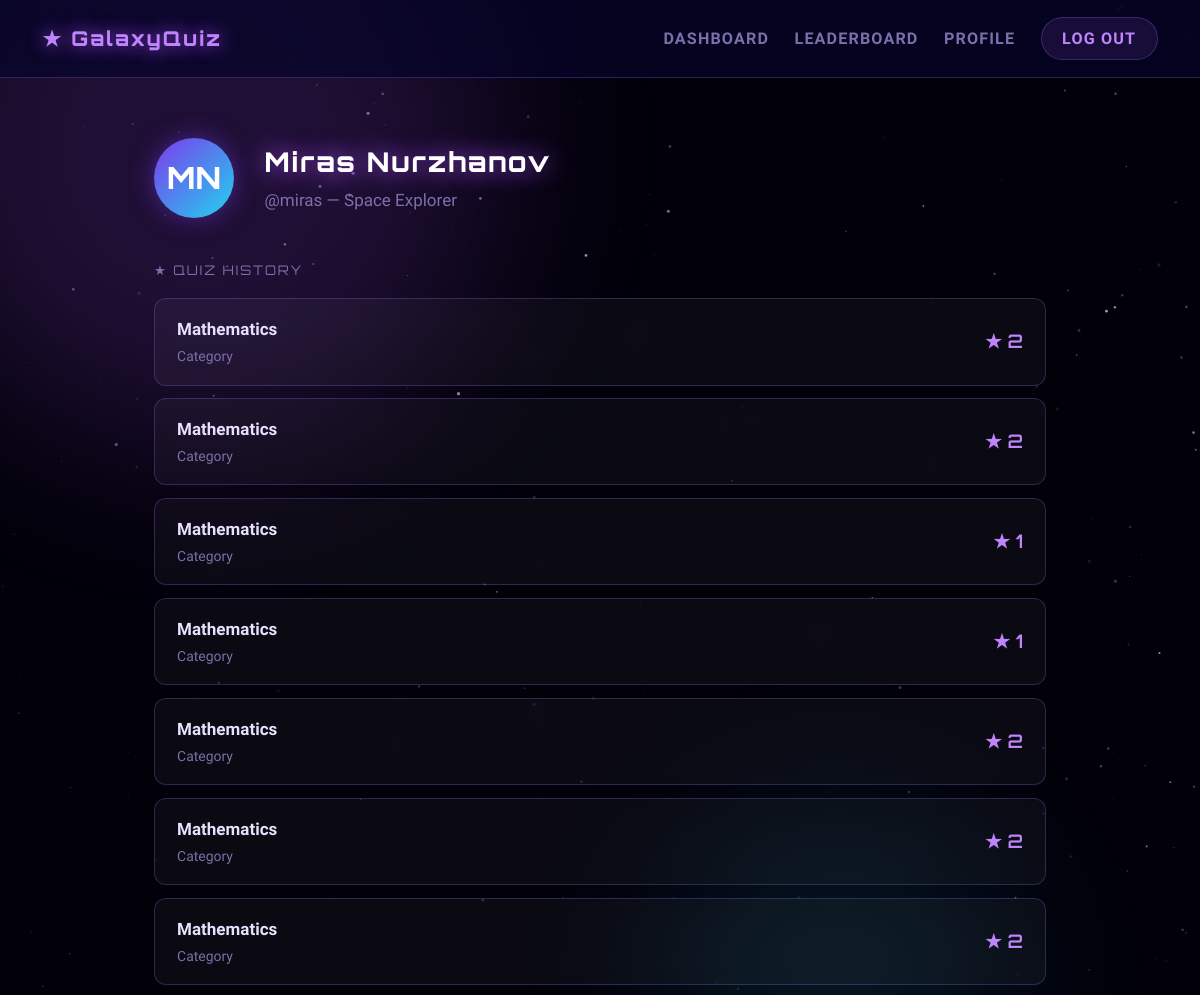
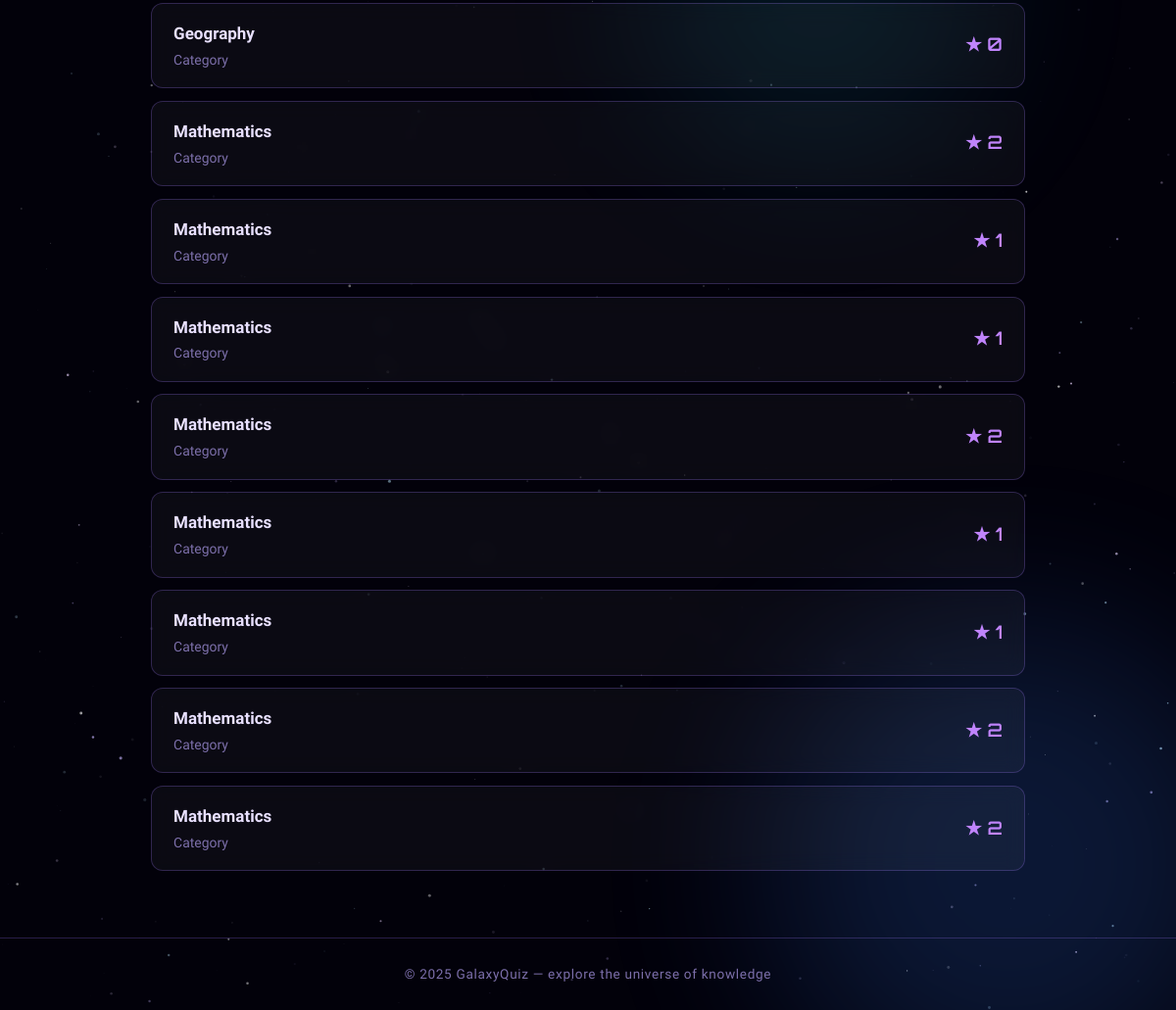
The page /kahoot/profile/ (signed in) on the database its author committed (2 pictures, top to bottom).
### kahoot/models.py (models this page shows, shortened)
class Score(models.Model):
    user = models.ForeignKey(User , on_delete=models.CASCADE , related_name = "scores")
    category = models.ForeignKey(Category , on_delete=models.CASCADE , related_name = "scores")
    score = models.IntegerField()

class Category(models.Model):
    name = models.CharField(max_length=200)

### kahoot/views.py (the view)
# urls.py: path("profile/" , views.profile_page , name="profile_page"),
def profile_page(request):
    user = request.user
    scores = Score.objects.filter(user=user)
    return render(request, "kahoot/profile.html", {
        "user": user,
        "scores": scores
    })

### kahoot/templates/kahoot/profile.html (shortened to what this page needs)
{% extends "kahoot/layout.html" %}
{% block body %}
<div class="profile-header">
  <div class="avatar">{{ user.first_name|slice:":1"|upper }}{{ user.last_name|slice:":1"|upper }}</div>
  <div class="profile-info">
    <h1>{{ user.first_name }} {{ user.last_name }}</h1>
    <p>@{{ user.username }} &mdash; Space Explorer</p>
  </div>
</div>
<p class="section-title">&#9733; Quiz History</p>
<div class="history-list">
  {% if scores %}
    {% for score in scores %}
    <div class="history-item" style="animation-delay: {{ forloop.counter0 }}00ms">
      <div class="hist-cat">
        {{ score.category.name }}
        <span>Category</span>
      </div>
      <div class="hist-score">&#9733; {{ score.score }}</div>
    </div>
    {% endfor %}
  {% else %}
    <div class="empty-state">
      <span class="empty-icon">&#128202;</span>
      <p>No quizzes completed yet.</p>
      <a href="{% url 'kahoot:dashboard' %}" class="btn btn-primary" style="margin-top:1rem; display:inline-flex;">&#9654; Start a Quiz</a>
    </div>
  {% endif %}
</div>
{% endblock %}

### kahoot/templates/kahoot/layout.html (style rules this page uses)
*, *::before, *::after { box-sizing: border-box; margin: 0; padding: 0; }
:root { --bg-deep: #02010a; --bg-mid: #07052a; --bg-card: rgba(255,255,255,0.04); --border: rgba(160,120,255,0.25); --glow-purple:#a855f7; --glow-blue: #3b82f6; --glow-cyan: #22d3ee; --accent: #c084fc; --text-main: #e8e0ff; --text-dim: #7c6faa; --font-head: 'Orbitron', sans-serif; --font-body: 'Rajdhani', sans-serif; }
html, body { min-height: 100%; background: var(--bg-deep); color: var(--text-main); font-family: var(--font-body); font-size: 17px; line-height: 1.6; overflow-x: hidden; }
h1 { font-family: var(--font-head); font-size: 2rem; font-weight: 800; letter-spacing: 0.06em; color: #fff; text-shadow: 0 0 24px var(--glow-purple); margin-bottom: 0.6rem; }

### kahoot/templates/kahoot/profile.html (style rules this page uses)
.profile-header { display: flex; align-items: center; gap: 1.8rem; margin-bottom: 2.5rem; flex-wrap: wrap; }
.avatar { width: 80px; height: 80px; border-radius: 50%; background: linear-gradient(135deg, #7c3aed, #22d3ee); display: flex; align-items: center; justify-content: center; font-family: var(--font-head); font-size: 1.8rem; font-weight: 800; color: #fff; flex-shrink: 0; box-shadow: 0 0 24px rgba(124,58,237,0.5); animation: pulse-glow 3s ease-in-out infinite; }
.profile-info h1 { font-size: 1.6rem; margin-bottom: 0.2rem; }
.profile-info p { color: var(--text-dim); }
.section-title { font-family: var(--font-head); font-size: 0.78rem; letter-spacing: 0.14em; text-transform: uppercase; color: var(--text-dim); margin-bottom: 1rem; }
.history-list { display: flex; flex-direction: column; gap: 0.75rem; }
.history-item { display: flex; align-items: center; justify-content: space-between; padding: 1rem 1.3rem; background: var(--bg-card); border: 1px solid var(--border); border-radius: 12px; backdrop-filter: blur(10px); animation: card-in 0.5s cubic-bezier(0.22,1,0.36,1) both; transition: border-color 0.2s, background 0.2s; }
.hist-cat { font-weight: 600; font-size: 1rem; color: var(--text-main); }
.hist-cat span { font-size: 0.82rem; color: var(--text-dim); font-weight: 400; display: block; margin-top: 0.1rem; }
.hist-score { font-family: var(--font-head); font-size: 1.1rem; color: var(--accent); font-weight: 600; }

### rows shown on the page
Score: category.name "Mathematics", score "2"
Score: category.name "Mathematics", score "2"
Score: category.name "Mathematics", score "1"
Score: category.name "Mathematics", score "1"
Score: category.name "Mathematics", score "2"
Score: category.name "Mathematics", score "2"
Score: category.name "Mathematics", score "2"
Score: category.name "Geography", score "0"
Score: category.name "Mathematics", score "2"
Score: category.name "Mathematics", score "1"
Score: category.name "Mathematics", score "1"
Score: category.name "Mathematics", score "2"
Score: category.name "Mathematics", score "1"
Score: category.name "Mathematics", score "1"
Score: category.name "Mathematics", score "2"
Score: category.name "Mathematics", score "2"

### other values the page prints
{{ user.first_name|slice:":1"|upper }} "M"
{{ user.last_name|slice:":1"|upper }} "N"
{{ user.first_name }} "Miras"
{{ user.last_name }} "Nurzhanov"
{{ user.username }} "miras"
